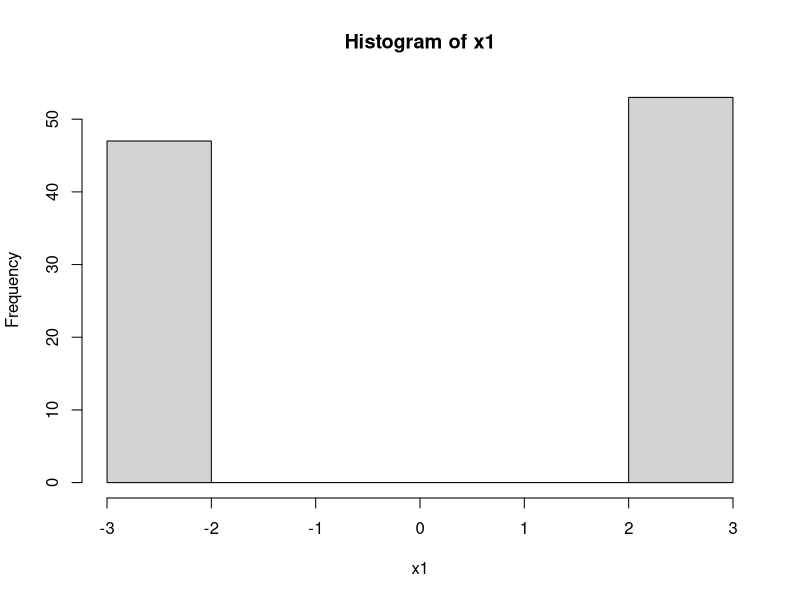
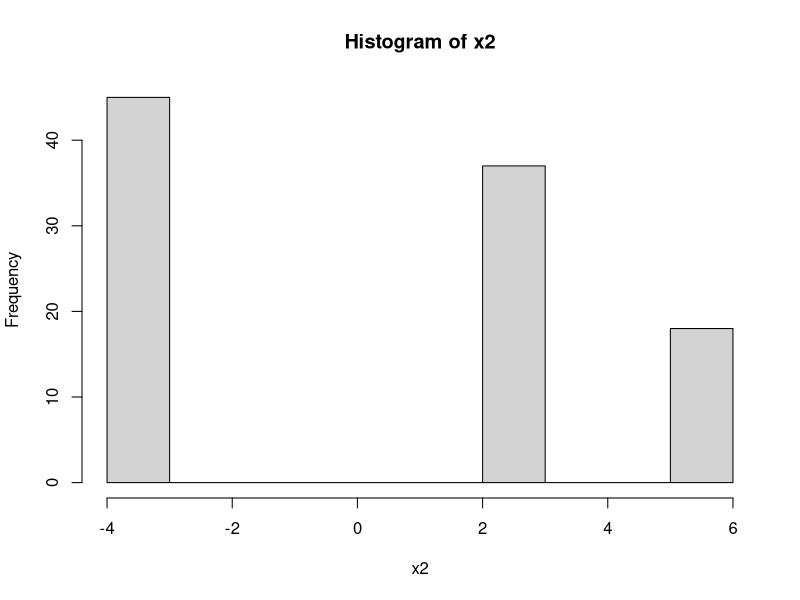

R code for these plots, in order:
# Problema: Dintr-un nod ce contine patru piese corespunzatoare si trei piese defecte se extrag simultan trei piese. Fie X variabila aleatoare ce indica numarul de piese corespunzatoare obtinute in cele trei extrageri. Determinati:

# a. Repartitia variabilei aleatoare (e pe notion > Laborator 9 24-11-2025)

# Problema 2: Sa zicem ca avem doua loterii. Prima loterie sa fie X1
n <- 100
x1 <- sample(c(-3, 3), n, replace = T)
x2 <- sample(c(-4, 3, 6), n, replace = T, prob = c(1/2, 1/3, 1/6))

# Histogrameaza vectorii
hist(x1)
hist(x2)

# Fa media lor
m1 <- mean(x1)
m2 <- mean(x2)

# Fa variantelor lor
var1 <- var(x1)
var2 <- var(x2)
